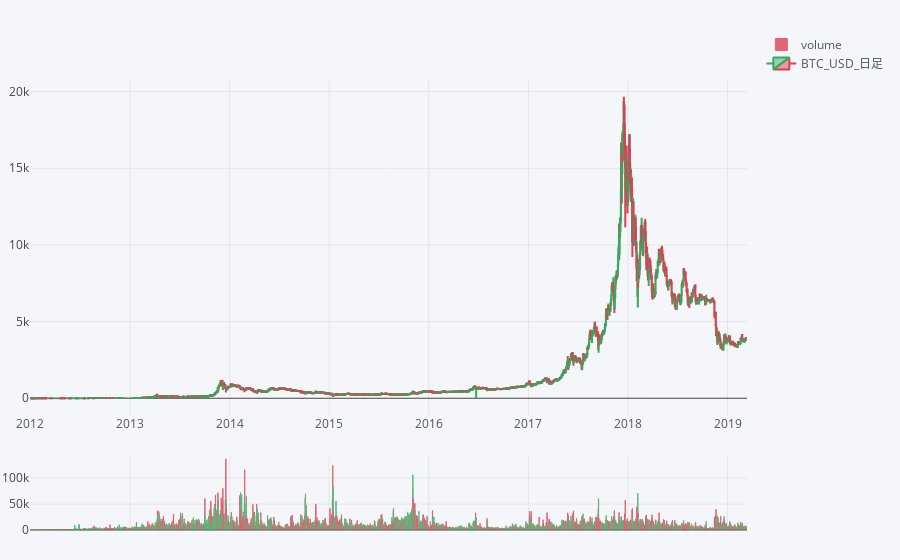

Write notebook code for a chart like this one.
### Code cell
# BTC_USDローソクチャート日足
qf = cf.QuantFig(df_day)
qf.add_volume()
qf.iplot(up_color=green, down_color=red, name="BTC_USD_日足")

### Figure 1 — Plotly figure (JSON) as saved in the notebook; plotly's stock layout.template omitted (floating-point values rounded to 4 significant figures; data arrays with more than 128 entries replaced by an {"elided": "..."} marker saying what was removed)
{"data": [{"marker": {"color": {"elided": "2630 str values"}, "line": {"color": {"elided": "2630 str values"}, "width": 1}}, "name": "volume", "opacity": 0.8, "orientation": "v", "text": "", "type": "bar", "uid": "c26969f3-6c06-45cc-af40-e2212dc35895", "x": {"elided": "2630 str values"}, "y": {"elided": "2630 float values"}, "yaxis": "y3"}, {"close": {"elided": "2630 float values"}, "decreasing": {"line": {"color": "#DB4052"}}, "high": {"elided": "2630 float values"}, "increasing": {"line": {"color": "#32AB60"}}, "low": {"elided": "2630 float values"}, "name": "BTC_USD_日足", "open": {"elided": "2630 float values"}, "showlegend": true, "type": "candlestick", "uid": "6bb32717-7ace-48e1-9464-816d94c62d6d", "x": {"elided": "2630 str values"}, "yaxis": "y2"}], "layout": {"autosize": true, "legend": {"bgcolor": "#F5F6F9", "font": {"color": "#4D5663"}}, "margin": {"b": 30, "l": 30, "r": 30, "t": 30}, "paper_bgcolor": "#F5F6F9", "plot_bgcolor": "#F5F6F9", "showlegend": true, "title": {"font": {"color": "#4D5663"}}, "xaxis": {"anchor": "y2", "autorange": true, "gridcolor": "#E1E5ED", "range": ["2011-12-30 12:00", "2019-03-13 12:00"], "rangeselector": {"bgcolor": "rgba(150, 200, 250, 1)", "buttons": [{"count": 1, "label": "1m", "step": "month", "stepmode": "backward"}, {"count": 1, "label": "1y", "step": "year", "stepmode": "backward"}], "font": {"size": 13}, "visible": false, "x": 0, "y": 0.9}, "rangeslider": {"visible": false, "yaxis2": {}, "yaxis3": {}}, "showgrid": true, "tickfont": {"color": "#4D5663"}, "title": {"font": {"color": "#4D5663"}, "text": ""}, "type": "date", "zerolinecolor": "#E1E5ED"}, "yaxis": {"gridcolor": "#E1E5ED", "showgrid": true, "showticklabels": false, "tickfont": {"color": "#4D5663"}, "title": {"font": {"color": "#4D5663"}, "text": ""}, "zerolinecolor": "#E1E5ED"}, "yaxis2": {"autorange": true, "domain": [0.23, 0.9], "range": [-1091.0, 20760.0]}, "yaxis3": {"autorange": true, "domain": [0, 0.15], "range": [0, 144300.0], "type": "linear"}}}
